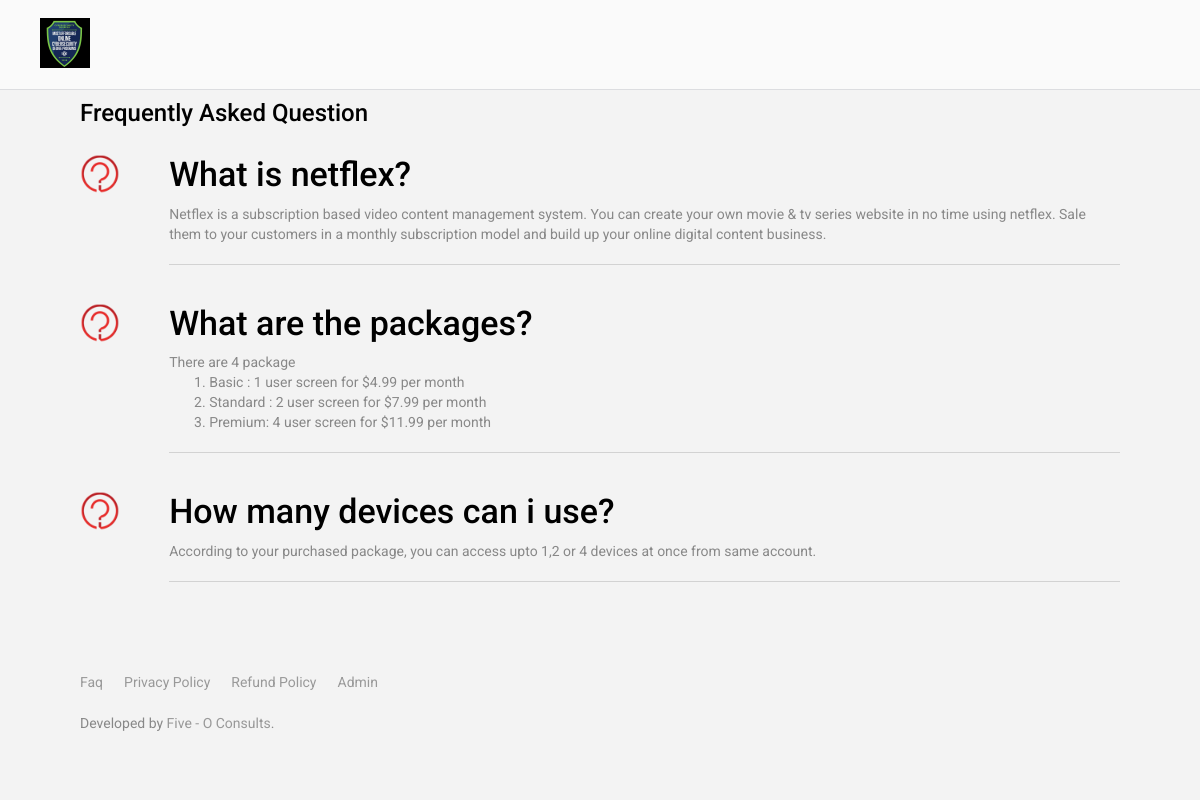
/index.php?general/faq, run on the app's committed database.
### tables this page shows
CREATE TABLE `faq` (
  `faq_id` int(11) NOT NULL,
  `question` longtext NOT NULL,
  `answer` longtext NOT NULL
);

CREATE TABLE `settings` (
  `settings_id` int(11) NOT NULL,
  `type` longtext NOT NULL,
  `description` longtext NOT NULL
);

### application/views/frontend/index.php (called while the page is built)
<?php
$selected_theme	= $this->crud_model->get_active_theme();
include $selected_theme . '/index.php';
?>

### application/controllers/General.php (called while the page is built, shortened)
<?php
class General extends CI_Controller {
	function __construct()
	{
		$this->load->database();
		$this->load->model('crud_model');
	}
	function faq()
	{
		$page_data['page_name']		=	'faq';
		$page_data['page_title']	=	'Frequently Asked Questions';
		$this->load->view('frontend/index', $page_data);
	}
}

### index.php (called while the page is built, shortened)
<?php
require_once BASEPATH.'core/CodeIgniter.php';

### application/models/Crud_model.php (called while the page is built, shortened)
<?php if (!defined('BASEPATH'))
class Crud_model extends CI_Model {
	function get_settings($type)
	{
		$description	=	$this->db->get_where('settings', array('type'=>$type))->row()->description;
		return $description;
	}
	function get_active_theme()
	{
		$theme	=	$this->get_settings('theme');
		return $theme;
	}
}

### application/helpers/multi_language_helper.php (called while the page is built, shortened)
<?php  if ( ! defined('BASEPATH')) exit('No direct script access allowed');
if ( ! function_exists('get_phrase'))
{
	function get_phrase($phrase = '') {
		$CI	=&	get_instance();
		$current_language	=	$CI->db->get_where('settings' , array('type' => 'language'))->row()->description;
		$query	=	$CI->db->get_where('language' , array('LOWER(phrase)' => strtolower($phrase)));
		$row   	=	$query->row();
		if (isset($row->$current_language) && $row->$current_language !="")
			return $row->$current_language;
		else
			return ucwords(str_replace('_',' ',$phrase));
	}
}

### application/views/frontend/flixer/faq.php (the view)
<div style="width:100%; height:90px; background-color:#fafafa; border-bottom:solid 1px #dcdde0;">
    <div style="float: left;">
        <a href="<?php echo base_url();?>index.php?home">
            <img src="<?php echo base_url();?>/assets/global/logo.png" style="margin: 18px 40px; height: 50px;" />
        </a>
    </div>
</div>
<div class="container">
	<div class="row">
		<div class="col-lg-12">
			<h4 class="black_text"><?php echo get_phrase('Frequently_asked_question');?></h4>
		</div>
		<?php
		$faqs	=	$this->db->get('faq')->result_array();
		foreach ($faqs as $row):
		?>
		<div class="col-lg-12">
			<div class="row">
				<div class="col-lg-1">
					<img src="<?php echo base_url().'assets/frontend/'.$selected_theme;?>/images/faq_icon.png" style="margin-top: 18px; width:40px;" />
				</div>
				<div class="col-lg-11">
					<h3 class="black_text">
						<?php echo $row['question'];?>
					</h3>
					<?php echo $row['answer'];?>
					<hr>
				</div>
			</div>
		</div>
		<?php endforeach;?>
	</div>
	<?php include 'footer.php';?>
</div>

### application/views/frontend/flixer/index.php (shortened to what this page needs)
<!doctype html>
<html>
<head>
    <link rel="stylesheet" href="<?php echo base_url() . 'assets/frontend/' . $selected_theme;?>/bootstrap.css" media="screen">
    <link rel="stylesheet" href="<?php echo base_url() . 'assets/frontend/' . $selected_theme;?>/custom.min.css">
    <link rel="stylesheet" href="<?php echo base_url() . 'assets/frontend/' . $selected_theme;?>/fontawesome/css/font-awesome.min.css">
</head>
<?php
$bg_color = "#000";
if ($page_name == 'signup' || $page_name == 'signin' || $page_name == 'faq' ||
		$page_name == 'termsofuse' || $page_name == 'privacypolicy' || $page_name == 'refundpolicy' ||
   			$page_name == 'youraccount' || $page_name== 'billinghistory'||
   				$page_name == 'emailchange' || $page_name== 'passwordchange'||
   					$page_name == 'cancelplan' || $page_name == 'purchaseplan'||
   						$page_name == 'purchasestripe')
    $bg_color = "#f3f3f3";
?>
<body style="background-color:<?php echo $bg_color;?>;">
	<?php include ($page_name . '.php');?>
</body>
</html>

### application/views/frontend/flixer/footer.php
<footer>
	<div class="row">
		<div class="col-lg-12">
			<ul class="list-unstyled">
				<li><a href="<?php echo base_url();?>index.php?general/faq"><?php echo get_phrase('Faq');?></a></li>
				<li><a href="<?php echo base_url();?>index.php?general/privacypolicy"><?php echo get_phrase('Privacy_Policy');?></a></li>
				<li><a href="<?php echo base_url();?>index.php?general/refundpolicy"><?php echo get_phrase('Refund_Policy');?></a></li>
				<li><a href="<?php echo base_url();?>index.php?home/signin/admin"><?php echo get_phrase('admin');?></a></li>
			</ul>
			<p>Developed by <a href="#" rel="nofollow">Five - O Consults</a>. </p>
		</div>
	</div>
</footer>

### application/views/frontend/flixer/index.php (style rules this page uses)
.black_text { color:#000; background-color: #f3f3f3; }

### data on the page
faq: settings.description (picture), question "What is netflex?", answer "Netflex is a subscription based video content management system. You can create your own movie & tv series website in no time using netflex. Sale them to your customers in a monthly subscription model and build up your online digital content business."
faq: settings.description (picture), question "What are the packages?", answer "There are 4 package Basic : 1 user screen for $4.99 per month Standard : 2 user screen for $7.99 per month Premium: 4 user screen for $11.99 per month"
faq: settings.description (picture), question "How many devices can i use?", answer "According to your purchased package, you can access upto 1,2 or 4 devices at once from same account."

### other printed values
get_phrase('Frequently_asked_question') "Frequently Asked Question"
get_phrase('Faq') "Faq"
get_phrase('Privacy_Policy') "Privacy Policy"
get_phrase('Refund_Policy') "Refund Policy"
get_phrase('admin') "Admin"
